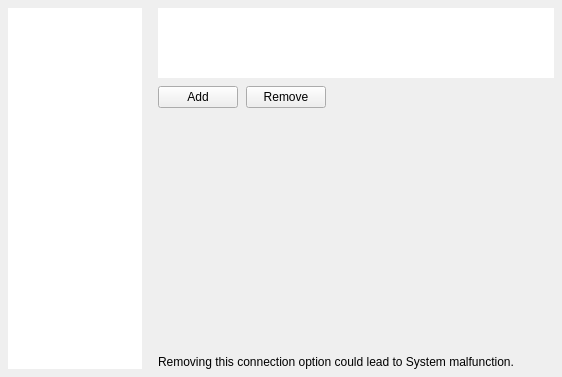
<?xml version="1.0" encoding="UTF-8"?>
<ui version="4.0">
 <class>QnRoutingManagementWidget</class>
 <widget class="QWidget" name="QnRoutingManagementWidget">
  <property name="geometry">
   <rect>
    <x>0</x>
    <y>0</y>
    <width>562</width>
    <height>377</height>
   </rect>
  </property>
  <layout class="QVBoxLayout" name="verticalLayout_3">
   <property name="spacing">
    <number>0</number>
   </property>
   <property name="leftMargin">
    <number>0</number>
   </property>
   <property name="topMargin">
    <number>0</number>
   </property>
   <property name="rightMargin">
    <number>0</number>
   </property>
   <property name="bottomMargin">
    <number>0</number>
   </property>
   <item>
    <widget class="QSplitter" name="splitter">
     <property name="orientation">
      <enum>Qt::Horizontal</enum>
     </property>
     <property name="handleWidth">
      <number>0</number>
     </property>
     <property name="childrenCollapsible">
      <bool>false</bool>
     </property>
     <widget class="nx::vms::client::desktop::Panel" name="serversPanel" native="true">
      <property name="sizePolicy">
       <sizepolicy hsizetype="Preferred" vsizetype="Preferred">
        <horstretch>1</horstretch>
        <verstretch>0</verstretch>
       </sizepolicy>
      </property>
      <property name="minimumSize">
       <size>
        <width>150</width>
        <height>0</height>
       </size>
      </property>
      <layout class="QVBoxLayout" name="verticalLayout">
       <property name="spacing">
        <number>0</number>
       </property>
       <property name="leftMargin">
        <number>8</number>
       </property>
       <property name="topMargin">
        <number>8</number>
       </property>
       <property name="rightMargin">
        <number>8</number>
       </property>
       <property name="bottomMargin">
        <number>8</number>
       </property>
       <item>
        <widget class="QTreeView" name="serversView">
         <property name="frameShape">
          <enum>QFrame::NoFrame</enum>
         </property>
         <property name="rootIsDecorated">
          <bool>false</bool>
         </property>
        </widget>
       </item>
      </layout>
     </widget>
     <widget class="QWidget" name="addressesWidget" native="true">
      <property name="sizePolicy">
       <sizepolicy hsizetype="Preferred" vsizetype="Preferred">
        <horstretch>5</horstretch>
        <verstretch>0</verstretch>
       </sizepolicy>
      </property>
      <property name="minimumSize">
       <size>
        <width>200</width>
        <height>0</height>
       </size>
      </property>
      <layout class="QVBoxLayout" name="addressesLayout" stretch="1,0,0,0">
       <property name="spacing">
        <number>8</number>
       </property>
       <property name="leftMargin">
        <number>8</number>
       </property>
       <property name="topMargin">
        <number>8</number>
       </property>
       <property name="rightMargin">
        <number>8</number>
       </property>
       <property name="bottomMargin">
        <number>8</number>
       </property>
       <item>
        <widget class="nx::vms::client::desktop::TreeView" name="addressesView">
         <property name="sizePolicy">
          <sizepolicy hsizetype="Expanding" vsizetype="Maximum">
           <horstretch>0</horstretch>
           <verstretch>0</verstretch>
          </sizepolicy>
         </property>
         <property name="frameShape">
          <enum>QFrame::NoFrame</enum>
         </property>
         <property name="sizeAdjustPolicy">
          <enum>QAbstractScrollArea::AdjustToContents</enum>
         </property>
         <property name="rootIsDecorated">
          <bool>false</bool>
         </property>
         <property name="uniformRowHeights">
          <bool>true</bool>
         </property>
         <property name="allColumnsShowFocus">
          <bool>true</bool>
         </property>
         <attribute name="headerStretchLastSection">
          <bool>false</bool>
         </attribute>
        </widget>
       </item>
       <item>
        <widget class="QWidget" name="buttonsWidget" native="true">
         <layout class="QHBoxLayout" name="buttonsLayout">
          <property name="spacing">
           <number>8</number>
          </property>
          <property name="leftMargin">
           <number>0</number>
          </property>
          <property name="topMargin">
           <number>0</number>
          </property>
          <property name="rightMargin">
           <number>0</number>
          </property>
          <property name="bottomMargin">
           <number>0</number>
          </property>
          <item>
           <widget class="QPushButton" name="addButton">
            <property name="toolTip">
             <string>Add URL</string>
            </property>
            <property name="text">
             <string>Add</string>
            </property>
           </widget>
          </item>
          <item>
           <widget class="QPushButton" name="removeButton">
            <property name="toolTip">
             <string>Remove</string>
            </property>
            <property name="text">
             <string>Remove</string>
            </property>
           </widget>
          </item>
          <item>
           <spacer name="horizontalSpacer">
            <property name="orientation">
             <enum>Qt::Horizontal</enum>
            </property>
            <property name="sizeHint" stdset="0">
             <size>
              <width>40</width>
              <height>20</height>
             </size>
            </property>
           </spacer>
          </item>
         </layout>
        </widget>
       </item>
       <item>
        <spacer name="verticalSpacer">
         <property name="orientation">
          <enum>Qt::Vertical</enum>
         </property>
         <property name="sizeHint" stdset="0">
          <size>
           <width>20</width>
           <height>0</height>
          </size>
         </property>
        </spacer>
       </item>
       <item>
        <widget class="QLabel" name="warningLabel">
         <property name="text">
          <string>Removing this connection option could lead to System malfunction.</string>
         </property>
         <property name="textFormat">
          <enum>Qt::RichText</enum>
         </property>
        </widget>
       </item>
      </layout>
     </widget>
    </widget>
   </item>
  </layout>
 </widget>
 <customwidgets>
  <customwidget>
   <class>nx::vms::client::desktop::Panel</class>
   <extends>QWidget</extends>
   <header location="global">nx/vms/client/desktop/common/widgets/panel.h</header>
   <container>1</container>
  </customwidget>
  <customwidget>
   <class>nx::vms::client::desktop::TreeView</class>
   <extends>QTreeView</extends>
   <header location="global">nx/vms/client/desktop/common/widgets/tree_view.h</header>
  </customwidget>
 </customwidgets>
 <resources/>
 <connections/>
</ui>
